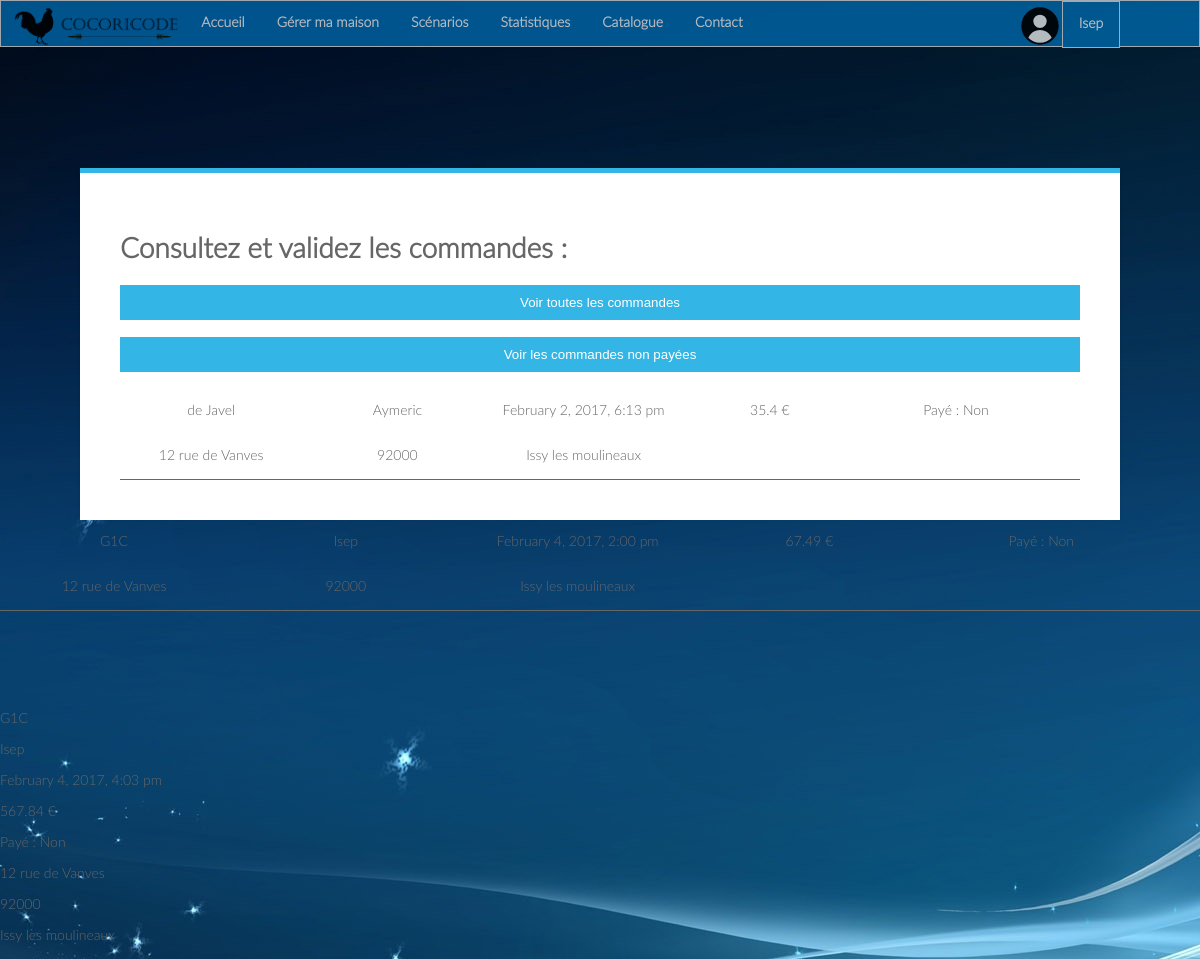
/index.php?page=cmd&voir=nonpaye (signed in), run on the app's committed database.
### tables this page shows
CREATE TABLE `Commande` (
  `Id` int(10) NOT NULL,
  `Id_Utilisateur` int(10) NOT NULL,
  `Nom` varchar(30) NOT NULL,
  `Prenom` varchar(30) NOT NULL,
  `Adresse` varchar(200) NOT NULL,
  `CodePostal` varchar(10) NOT NULL,
  `Ville` varchar(20) NOT NULL,
  `Date` varchar(50) NOT NULL,
  `Prix` varchar(10) NOT NULL,
  `Payement` varchar(10) NOT NULL
);

### Vue/gestioncommandes.php (the view, shortened to what this page needs)
<?php
include 'Modele/connexion_bdd.php';
if ($_SESSION ['admin'] != '1') {
	header ( 'Location: index.php?page=accueil' );
} else {
	?>
<div class="module3">
	<div class="module form-block">
		<h1>Consultez et validez les commandes :</h1>
		<button onclick='document.location.href="index.php?page=cmd" '>Voir
			toutes les commandes</button><br>
		<br>
		<button
			onclick='document.location.href="index.php?page=cmd&voir=nonpaye" '>Voir
			les commandes non payées</button>
		<br>
		<br>
	<?php
	if ($_GET['voir'] == "nonpaye") {
		$req = $mysqli->query ( "SELECT * FROM Commande WHERE Payement ='Non'" );
	} else {
		$req = $mysqli->query ( "SELECT * FROM Commande" );
	}
	while ( $don = $req->fetch_array ( MYSQLI_ASSOC ) ) {
		?>
	<div class="commandes">
			<div class="panier" style="cursor: pointer"
				onclick='affich("<?php echo $don['Id'] ?>")'>
				<p class="nom"><?php echo $don['Nom'] ?></p>
				<p class="nom"><?php echo $don['Prenom'] ?></p>
				<p class="date"><?php echo $don['Date'] ?></p>
				<p class="prix"><?php echo $don['Prix'] ?> €</p>
				<p class="nom">Payé : <?php echo $don['Payement'] ?></p>
				<p class="adresse"><?php echo $don['Adresse'] ?></p>
				<p class="codepostal"><?php echo $don['CodePostal'] ?></p>
				<p class="ville"><?php echo $don['Ville'] ?></p>
			</div>
		</div>
	</div>
<?php
	}
	?>
<?php
}
?>

### Vue/style.css (style rules this page uses)
body { font-family: LatoLight; margin: 0; padding: 0; background-image: url('Vue/background.jpg'); background-size: 100%; height: 100%; }
body { background: #e9e9e9; background-image:url(background.jpg); color: #666666; font-size: 14px; -webkit-font-smoothing: antialiased; -moz-osx-font-smoothing: grayscale; }
.module3 { position: relative; padding-top: 8%; width: 100%; height : 100%; margin-bottom : 100px; }
.module3 .panier { border-bottom: solid; border-width: 0.5px; }
.module3 .panier p { display: inline-block; width: 19%; text-align: center; }
.form-block { position: relative; background: #ffffff; max-width: 80%; border-top: 5px solid #33b5e5; box-shadow: 0 0 3px rgba(0, 0, 0, 0.1); margin: 0 auto; padding: 40px; }
.form-block button { cursor: pointer; background: #33b5e5; width: 100%; border: 0; padding: 10px 15px; color: #ffffff; -webkit-transition: 0.3s ease; transition: 0.3s ease; }

### data on the page
commande: Nom "de Javel", Prenom "Aymeric", Date "February 2, 2017, 6:13 pm", Prix "35.4", Payement "Non", Adresse "12 rue de Vanves", CodePostal "92000", Ville "Issy les moulineaux"
commande: Nom "G1C", Prenom "Isep", Date "February 4, 2017, 2:00 pm", Prix "67.49", Payement "Non", Adresse "12 rue de Vanves", CodePostal "92000", Ville "Issy les moulineaux"
commande: Nom "G1C", Prenom "Isep", Date "February 4, 2017, 4:03 pm", Prix "567.84", Payement "Non", Adresse "12 rue de Vanves", CodePostal "92000", Ville "Issy les moulineaux"

### other printed values
$_SESSION['prenom'] "Isep"
